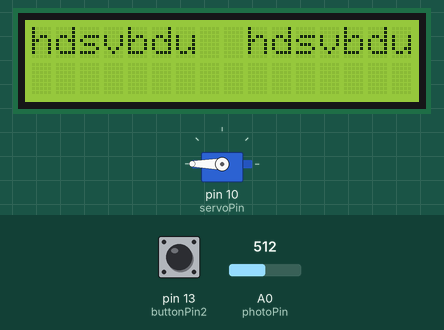
The sketch below on a simulated Arduino Uno, built with avr-gcc and run on an emulated ATmega328P. On the bench: servo, 16×2 character LCD. Inputs (shaded band) come from the test bench; at power-on: pin 13 (buttonPin2) HIGH, A0 (photoPin) = 512.

Above: at 1.2 s.
1.3 s: pin 13 (buttonPin2) pulled LOW for 3.2 s
At 1.3 s:
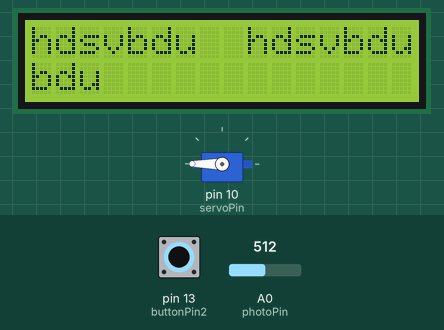
7.5 s: pin 13 (buttonPin2) pulled LOW for 0.35 s
At 10.4 s:
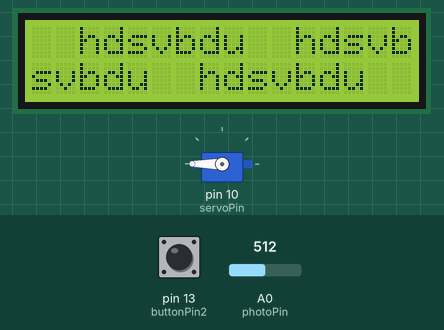
10.5 s: pin 13 (buttonPin2) pulled LOW for 1 s
At 13.2 s:
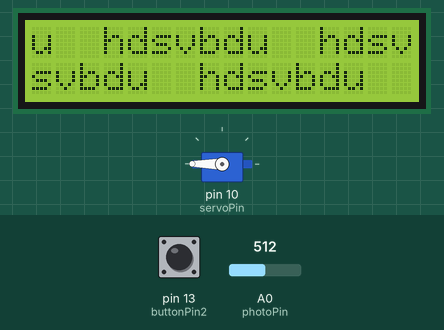
Timing chart, 0 to 14.7 s (numbered marks = the images above; inputs shaded):
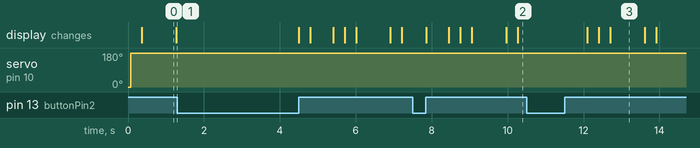

The sketch:

sketch_jan23c.ino
```cpp
#include <AccelStepper.h>
#include <Servo.h>
#include <LedControl.h>
#include <LiquidCrystal.h>

Servo myServo;

LiquidCrystal lcd(12, 11, 5, 4, 3, 2);
const int photoPin = A0;
const int buttonPin2 = 13;
const int servoPin = 10;


bool servoState = 0;
bool lastLight = 0;
bool lastButton2 = HIGH;

const int lightThreshold = 150;

void setup() {
 pinMode(buttonPin2, INPUT_PULLUP);
  myServo.attach(servoPin);
  myServo.write(0);

  lcd.begin(16, 2);
  lcd.clear();
  lcd.setCursor(0, 0);

  Serial.begin(9600);


}

void loop() {
  int lightValue = analogRead(photoPin);
  bool lightState = (lightValue > lightThreshold); // 1, если свет больше порога
  // переключение состояния при изменении света
  servoState ^= (lightState & !lastLight);
  lastLight = lightState;
  myServo.write(servoState * 180);

if (digitalRead(buttonPin2) == HIGH) {
    lcd.println("hdsvbdu");
    delay(300); // чтобы не спамило
  }

}
```

Measured:
- what the display in image 0 shows lasts 0.9 s, from 0.4 s to 1.3 s
